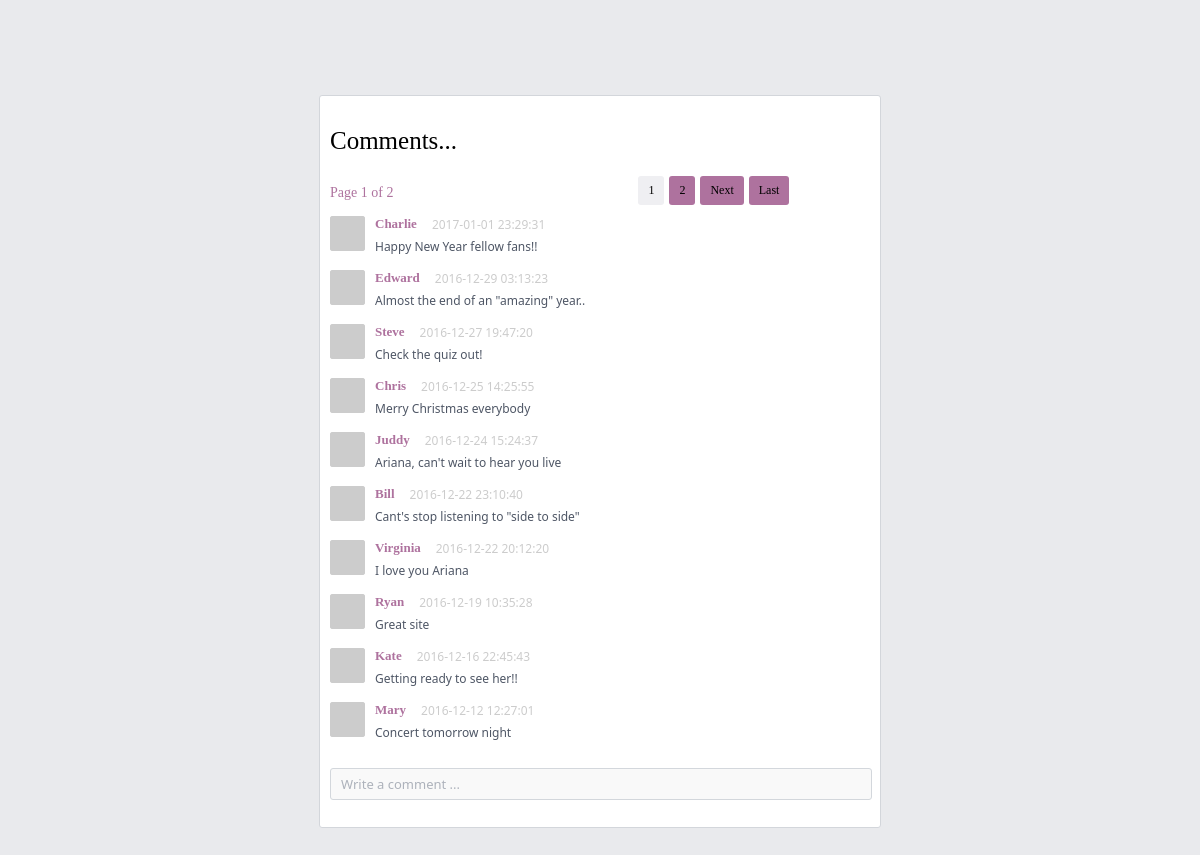
The page / on the database its author committed.
### tables this page shows
CREATE TABLE IF NOT EXISTS `comments` (
  `id` int(11) NOT NULL AUTO_INCREMENT,
  `name` varchar(40) NOT NULL,
  `email` varchar(60) NOT NULL,
  `comment` text NOT NULL,
  `id_post` int(11) NOT NULL,
  `date` timestamp NOT NULL DEFAULT CURRENT_TIMESTAMP,
  PRIMARY KEY (`id`)
);

### index.php (the view, shortened to what this page needs)
<!DOCTYPE html>
<html>
    <head>
        <link type="text/css" rel="stylesheet" href="css/style.css">
        <link type="text/css" rel="stylesheet" href="css/comstyle.css">
        <link href="pagination/css/pagination.css" rel="stylesheet" type="text/css" />
       <link href="pagination/css/A_green.css" rel="stylesheet" type="text/css" />
    </head>
  <body style="background-image:url(https://s-media-cache-ak0.pinimg.com/736x/1c/8e/a8/1c8ea8eb3613f89295e82e69f5c9bad5.jpg);">
    <br/><br/><br/><br/><br/>
<div class="cmt-container" >
    <h2>Comments...</h2>
    <?php
    include("pagination/function.php");
    $dbname = "table";
     $dbhost = "webpagesdb.it.auth.gr";
     $dbuser = "emitsopou";
     $dbpass = "emitsopou";
    $conn = new mysqli($dbhost, $dbuser, $dbpass, $dbname) or die("cannot connect");
    $page = (int) (!isset($_GET["page"]) ? 1 : $_GET["page"]);
    $limit = 10;
    $startpoint = ($page * $limit) - $limit;
    $statement = "comments order by date desc";
    $search_sql = "SELECT * FROM $statement Limit $startpoint, $limit";
    echo "<div id='pagingg' >";
    echo pagination($statement,$limit,$page);
    echo "</div>";
    $sql = mysqli_query($conn,$search_sql) ;
    if( $sql ){
    while($row=mysqli_fetch_array($sql)){
        $name = $row['name'];
        $email = $row['email'];
        $comment = $row['comment'];
        $date = $row['date'];
        $default = "mm";
        $size = 35;
        $grav_url = "http://www.gravatar.com/avatar/".md5(strtolower(trim($email)))."?d=".$default."&s=".$size;
    ?>
    <div class="cmt-cnt">
        <img src="<?php echo $grav_url; ?>" />
        <div class="thecom">
            <h5><?php echo $name; ?></h5><span data-utime="1371248446" class="com-dt"><?php echo $date; ?></span>
            <br/>
            <p>
                <?php echo $comment; ?>
            </p>
        </div>
    </div>
    <?php  } }?>
    <br/>
    <div class="new-com-bt">
        <span>Write a comment ...</span>
    </div>
<br/>
</div>
<br/><br/><br/><br/><br/>
</body>
</html>

### css/style.css (style rules this page uses)
body { background: url(../img/back.jpg); background-repeat: repeat; background: #e9eaed; font: 12px 'Segoe UI', 'Proxima Nova', 'Helvetica Neue', Helvetica, Arial, sans-serif; margin: 0; }

### css/comstyle.css (style rules this page uses)
.cmt-container h2 { font-size: 25px;font-weight:normal; font-style:normal;font-family:Georgia; }
.cmt-container { width: 540px; height: auto; min-height: 30px; padding: 10px; margin: 10px auto; background-color: #fff; border: #d3d6db 1px solid; -webkit-border-radius: 3px; -moz-border-radius: 3px; border-radius: 3px; }
.cmt-cnt { width: 100%; height: auto; min-height: 35px; padding: 5px 0; overflow: auto; }
.cmt-cnt img { width: 35px; height: 35px; float: left; margin-right: 10px; -webkit-border-radius: 3px; -moz-border-radius: 3px; border-radius: 3px; background-color: #ccc; }
.thecom { width: auto; height: auto; min-height: 35px; background-color: #fff; }
.thecom h5 { display: inline; float: left; font-family: tahoma; font-size: 13px; color: #ae729e; margin: 0 15px 0 0; }
.thecom .com-dt { display: inline; float: left; font-size: 12px; line-height: 18px; color: #ccc; }
.thecom p { width: auto; margin: 5px 5px 5px 45px; color: #4e5665; }
.new-com-bt { width: 100%; height: 30px; border: #d3d7dc 1px solid; -webkit-border-radius: 3px; -moz-border-radius: 3px; border-radius: 3px; background-color: #f9f9f9; color: #adb2bb; cursor: text; }
.new-com-bt span { display: inline; font-size: 13px; margin-left: 10px; line-height: 30px; }

### rows shown on the page
comments: name "Charlie", date "2017-01-01 23:29:31", comment "Happy New Year fellow fans!!"
comments: name "Edward", date "2016-12-29 03:13:23", comment "Almost the end of an \"amazing\" year.."
comments: name "Steve", date "2016-12-27 19:47:20", comment "Check the quiz out!"
comments: name "Chris", date "2016-12-25 14:25:55", comment "Merry Christmas everybody"
comments: name "Juddy", date "2016-12-24 15:24:37", comment "Ariana, can't wait to hear you live"
comments: name "Bill", date "2016-12-22 23:10:40", comment "Cant's stop listening to \"side to side\""
comments: name "Virginia", date "2016-12-22 20:12:20", comment "I love you Ariana"
comments: name "Ryan", date "2016-12-19 10:35:28", comment "Great site"
comments: name "Kate", date "2016-12-16 22:45:43", comment "Getting ready to see her!!"
comments: name "Mary", date "2016-12-12 12:27:01", comment "Concert tomorrow night"

### other values the page prints
$page "1"
$lastpage "2"
